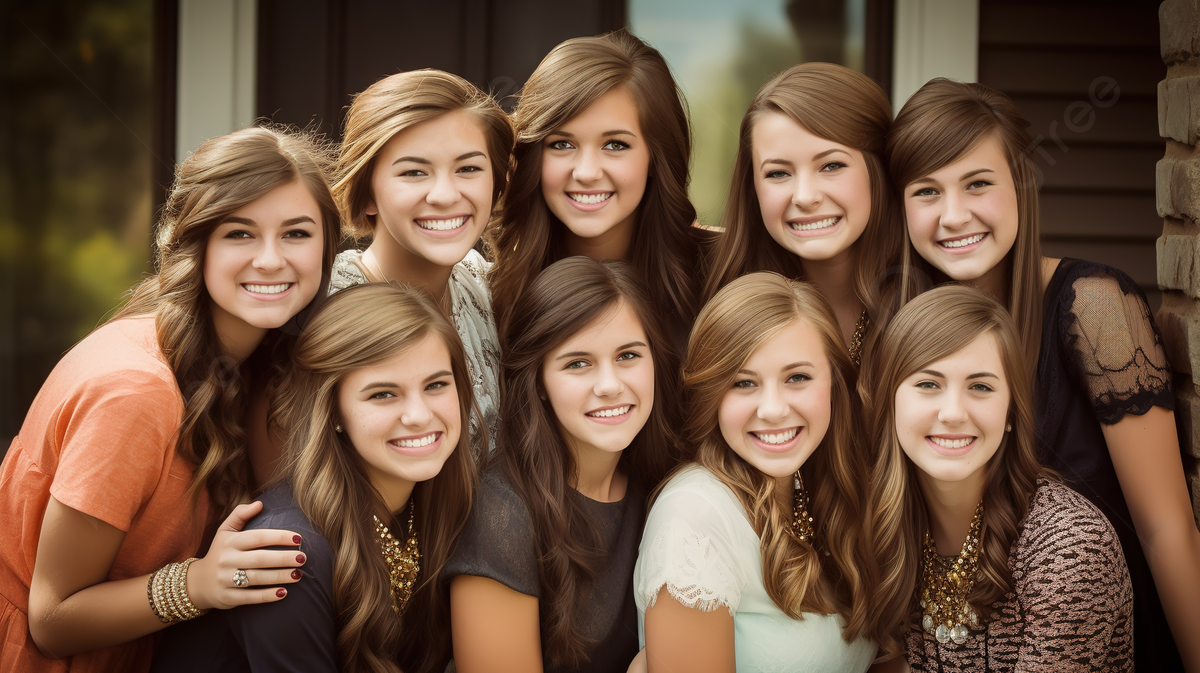
#> input picture src/photos/photo.png, 1200 x 673 px
$ python image_face_detection.py
#> lines starting #> are read from the running program, lines starting #| are printed output that depends on the picture; after the words box and inside, x2 and y2 are one past the last pixel; in counts of white or black regions, pixels touching at a corner belong together
import cv2 as cv
import numpy as np
img1 = cv.imread("photos/photo.png")
#> img1 is the input picture: shape (673, 1200, 3); mean B, G, R 61.8, 81.5, 109.4
cv.imshow("ima",img1)

img = cv.cvtColor(img1,cv.COLOR_BGR2GRAY)
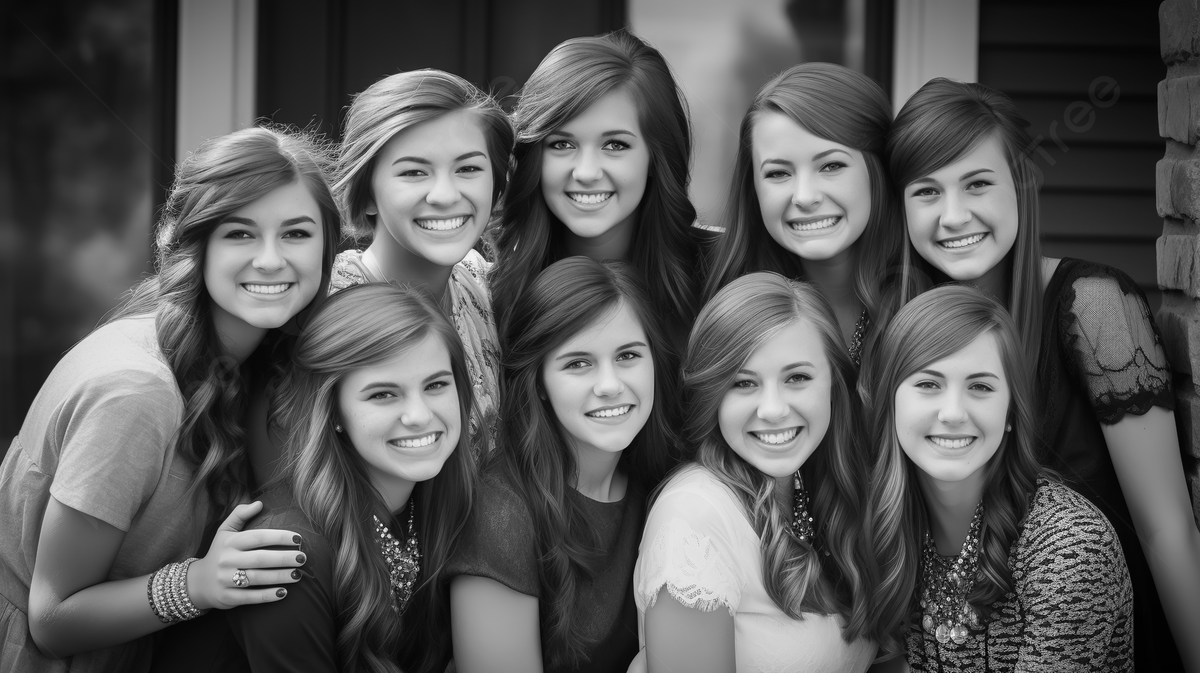
#> img: shape (673, 1200); min 0, max 254, mean 87.6
cv.imshow("gray",img)

haar_cas = cv.CascadeClassifier('face_detect.xml')

facs_rec = haar_cas.detectMultiScale(img,scaleFactor=1.1,minNeighbors=6)
#> facs_rec = [[539, 310, 131, 131], [706, 325, 145, 145], [527, 94, 135, 135], [736, 115, 139, 139], [890, 139, 132, 132], [337, 339, 135, 135], [369, 116, 140, 140], [195, 178, 145, 145], [885, 330, 144, 144]]

print(len(facs_rec))
#| 9
bkn = np.zeros(img1.shape[:2],dtype="uint8")
bkn = cv.bitwise_not(bkn)
cv.imshow("bkl",bkn)
for (x,y,w,h) in facs_rec:
    cv.rectangle(bkn,(x,y),(x+w,y+h),0,-1)
#> this loop made 9 passes
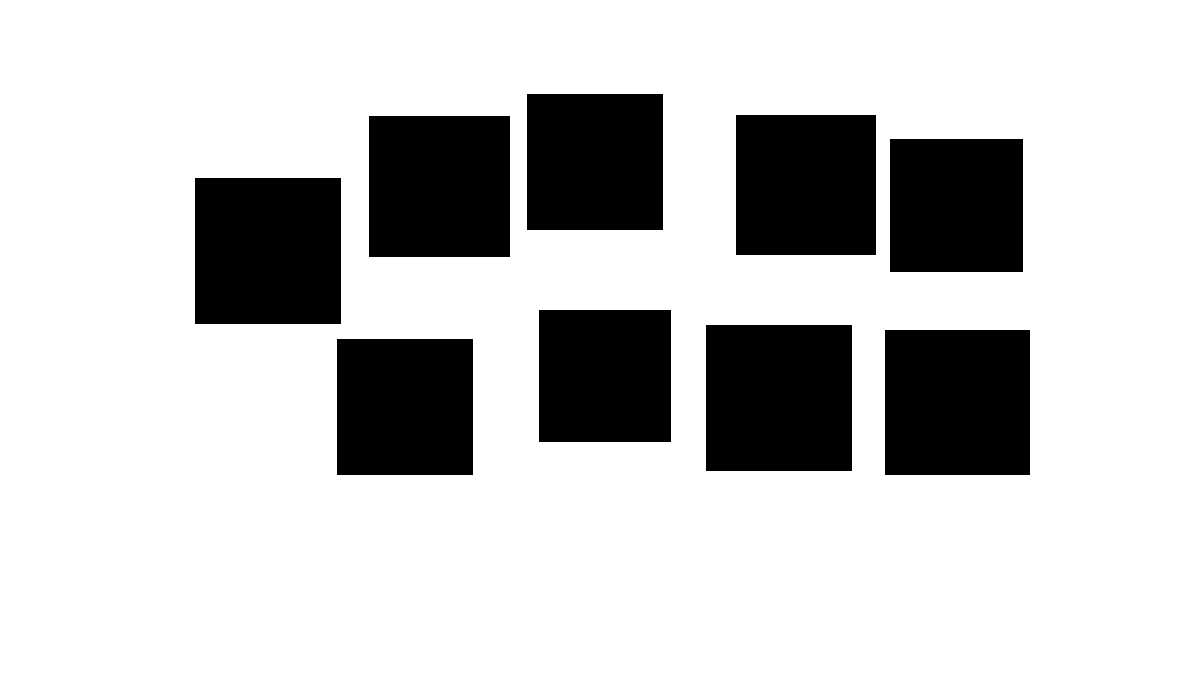
#> bkn: shape (673, 1200); 78.3% white; 9 black regions, largest, box (x1, y1, x2, y2) and area: (195, 178, 341, 324) 21316, (706, 325, 852, 471) 21316, (885, 330, 1030, 475) 21025
    # cv.rectangle(img1,(x,y),(x+w,y+h),0,1)
im = cv.bitwise_or(img,bkn)
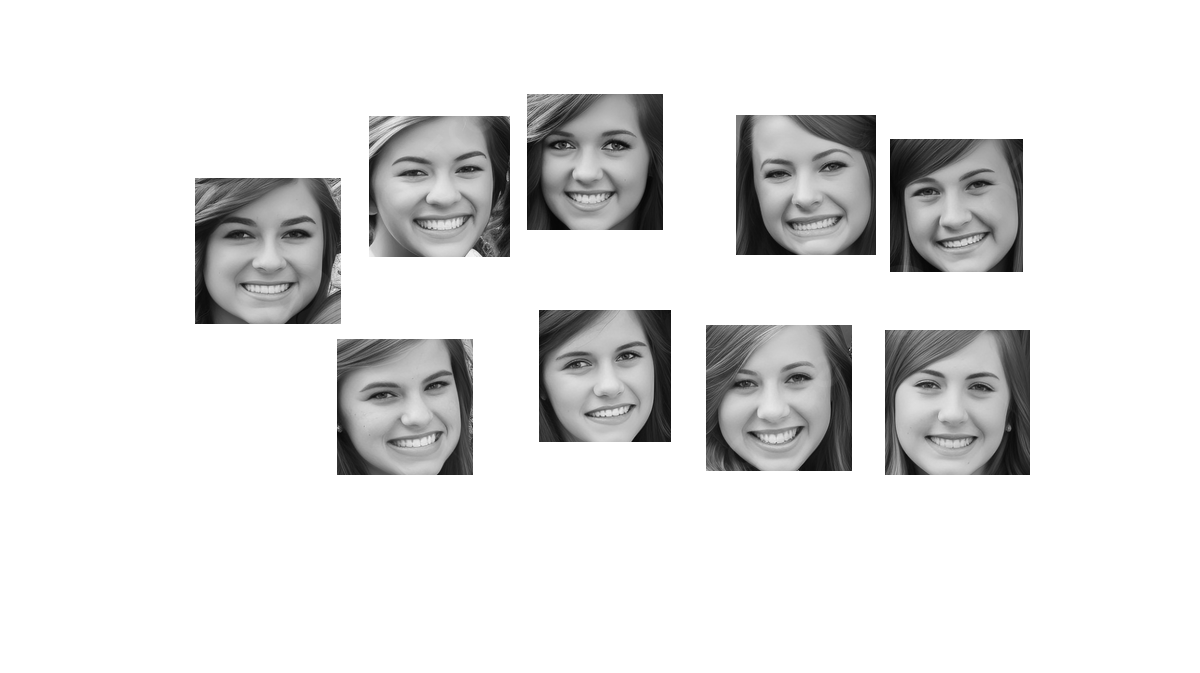
#> im: shape (673, 1200); min 5, max 255, mean 227.3
cv.imshow("gray",img1)
cv.imshow("deceted faces",im)
cv.waitKey(0)
cv.destroyAllWindows()

$ run again, with src/photos/jack.jpeg saved as src/photos/photo.png
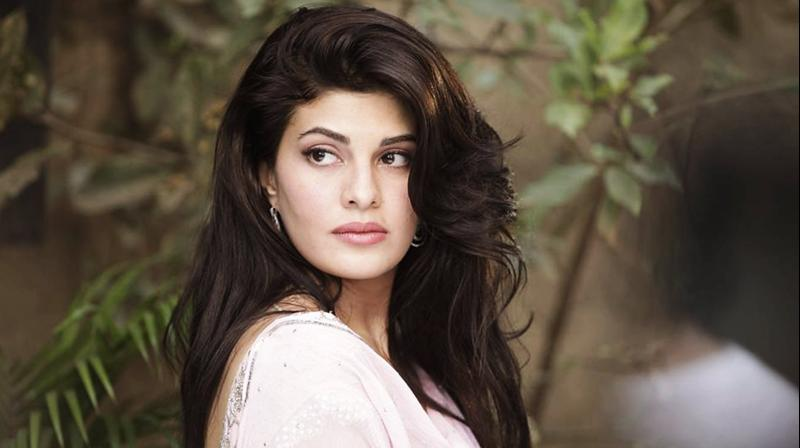
#> input picture src/photos/jack.jpeg, 800 x 448 px
#> img1 is the input picture: shape (448, 800, 3); mean B, G, R 69.9, 83.3, 94.4
#> facs_rec = [[269, 92, 174, 174]]
#| 1
#> the loop `for (x,y,w,h) in facs_rec:` made 1 pass
#> after the loop `for (x,y,w,h) in facs_rec:`:
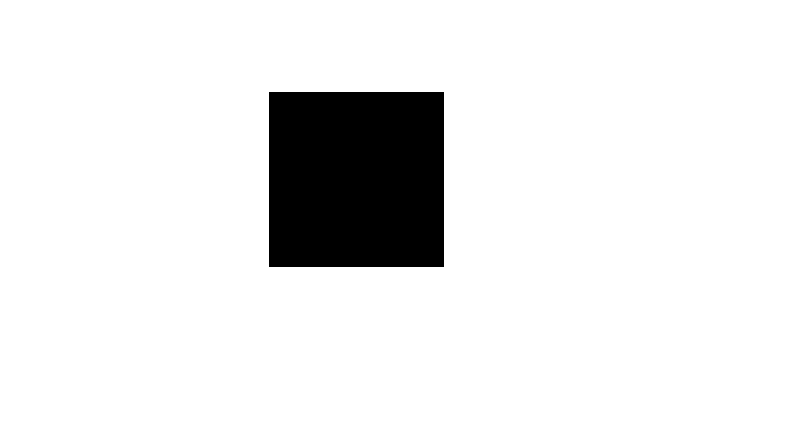
#> bkn: shape (448, 800); 91.5% white; 1 black region, box (x1, y1, x2, y2) and area: (269, 92, 444, 267) 30625
#> `im = cv.bitwise_or(img,bkn)`:
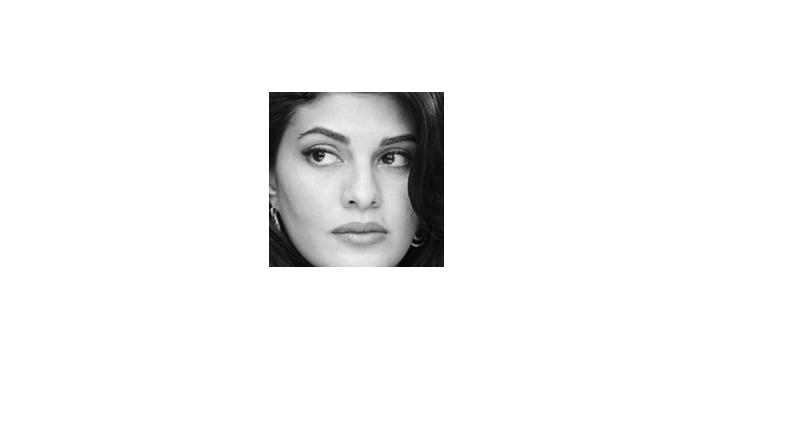
#> im: shape (448, 800); min 1, max 255, mean 244.5
